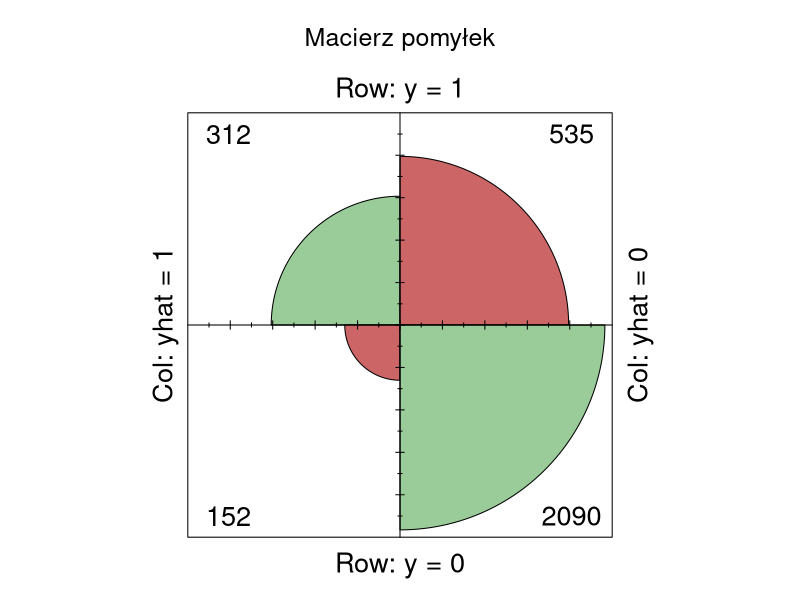
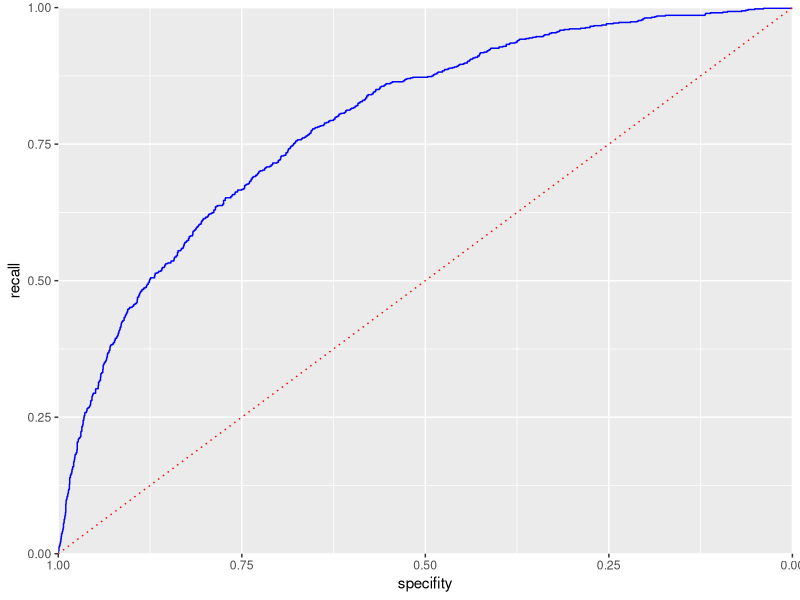
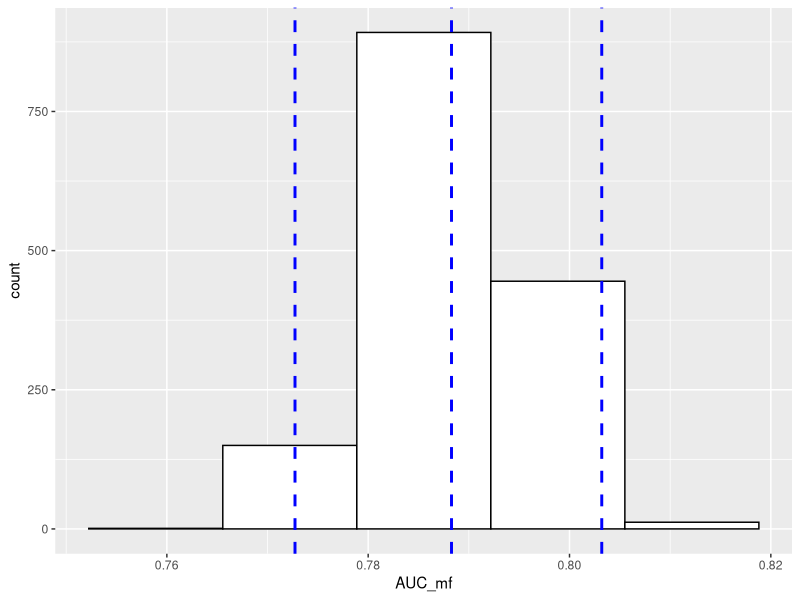

Recreate these plots in R, in order.
## ---- chunk 1
library("readxl")
library("car") # funkcja vif()
library("ggplot2") # wykresy - funkcja ggplot()
library("lmtest") # testy diagnostyczne modeli lm
library("pscl") #pseudo-R2 funkcja pR2()
library("pROC") #funkcje roc, auc
set.seed(1257) #set.seed(NULL) --> usunięcie "ziarna"

knitr::opts_chunk$set(echo = TRUE)
## ---- chunk 2
dane <- read.csv("./dane/po_imputacji.csv", sep=';', encoding = "UTF-8", dec = ',')
dane <- dane[, -c(24)]
## ---- chunk 3
dane$CLAIM_FLAG <- as.factor(dane$CLAIM_FLAG)
dane$HOMEKIDS <- as.factor(dane$HOMEKIDS)
dane$PARENT1 <- as.factor(dane$PARENT1)
dane$MSTATUS <- as.factor(dane$MSTATUS)
dane$GENDER <- as.factor(dane$GENDER)
dane$EDUCATION <- as.factor(dane$EDUCATION)
dane$OCCUPATION <- as.factor(dane$OCCUPATION)
dane$CLM_FREQ <- as.factor(dane$CLM_FREQ)
dane$REVOKED <- as.factor(dane$REVOKED)

dane$URBANICITY <- as.factor(dane$URBANICITY)
dane$RED_CAR <- as.factor(dane$RED_CAR)

# Liczbę punktów zamieniamy na grupy punktowe liczby punktów.
dane$MVR_PTS_GRP <- 0
dane$MVR_PTS_GRP[dane$MVR_PTS < 6] <- 1
dane$MVR_PTS_GRP[(dane$MVR_PTS > 5) & (dane$MVR_PTS < 11)] <- 2
dane$MVR_PTS_GRP[dane$MVR_PTS > 10] <- 3
dane$MVR_PTS_GRP <- as.factor(dane$MVR_PTS_GRP)

##Ad. model 4 - Nisko-wykwalifikowani vs wysoko wykwalifikowani.
dane$OCCUPATION_GRP <- 0

dane$OCCUPATION_GRP[(dane$OCCUPATION=="Blue Collar") | 
                     (dane$OCCUPATION=="Home Maker") | 
                     (dane$OCCUPATION=="Home Maker") | 
                      (dane$OCCUPATION=="Student") ] <- 0

dane$OCCUPATION_GRP[(dane$OCCUPATION=="Clerical") | 
                    (dane$OCCUPATION=="Doctor") | 
                    (dane$OCCUPATION=="Lawyer") | 
                    (dane$OCCUPATION=="Manager") | 
                    (dane$OCCUPATION=="Professional")] <- 1

dane$OCCUPATION_GRP <- as.factor(dane$OCCUPATION_GRP)

## syntentyczna zmienna odległości od wartościo środkowej
dane$AGE_tr <-(dane$AGE - median(dane$AGE))**2

## Wartość domu zamieniamy na zmienną dychotomiczną odnotowującą fakt posiadania domu.
dane$HOME_VAL_D <- 0
dane$HOME_VAL_D[dane$HOME_VAL  == 0] <-0
dane$HOME_VAL_D[dane$HOME_VAL != 0] <- 1
dane$HOME_VAL_D <- as.factor(dane$HOME_VAL_D)

dane <- na.omit(dane)
summary(dane)
sapply(dane, typeof)
## ---- chunk 4
# Losowanie na wczesnym etapie, Podział na dane treningowe i testowe
n <- nrow(dane)
liczby_losowe <- sample(c(1:n), round(0.7*n), replace = FALSE)
dane_uczacy <- dane[liczby_losowe,]
dane_testowy <- dane[-liczby_losowe,]

# Przeliczenie 
table(dane_testowy$CLAIM_FLAG) / nrow(dane_testowy)
table(dane_uczacy$CLAIM_FLAG) / nrow(dane_uczacy)
## ---- chunk 5
cols <- as.vector(colnames(dane[,-c(26,23)]))

for (c in cols[3:length(cols)]){
  
  if (c != 'CLAIM_FLAG'){
  
    m <- glm(as.formula(paste('CLAIM_FLAG', "~", c)), data = dane_uczacy, family = binomial)
    w_test <- waldtest(m)
  
  if (w_test$`Pr(>F)`[2] < 0.05){
      print(paste('istotna',c ,'pvalue:', format(w_test$`Pr(>F)`[2],  scientific = TRUE))[1])  
      
  } else{
      print(paste('nieistotna',c,'pvalue:', round(w_test$`Pr(>F)`[2], 2) ))
  }
  }
  gc() #garbage cleaner
}

## ---- chunk 6
m1 <- glm(CLAIM_FLAG~INCOME, data = dane_uczacy, family = binomial)
summary(m1)
## ---- chunk 7
m2 <- glm(CLAIM_FLAG ~ INCOME + YOJ, data = dane_uczacy, family = binomial)
summary(m2)

## ---- chunk 8
m3 <- glm(CLAIM_FLAG~INCOME+PARENT1, data = dane_uczacy, family = binomial)
summary(m3)
## ---- chunk 9
m4 <- glm(CLAIM_FLAG~INCOME+PARENT1+AGE_tr, data = dane_uczacy, family = binomial)
summary(m4)
## ---- chunk 10
m5 <- glm(CLAIM_FLAG~INCOME+PARENT1+AGE_tr+HOME_VAL_D, data = dane_uczacy, family = binomial)
summary(m5)
## ---- chunk 11
summary(m4)$aic - summary(m5)$aic
## ---- chunk 12
m6 <- glm(CLAIM_FLAG~INCOME+PARENT1+AGE_tr+HOME_VAL_D+MSTATUS, data = dane_uczacy, family = binomial)
summary(m6)
## ---- chunk 13
summary(m5)$aic - summary(m6)$aic
## ---- chunk 14
m7 <- glm(CLAIM_FLAG~INCOME+PARENT1+AGE_tr+HOME_VAL_D+CAR_USE, data = dane_uczacy, family = binomial)
summary(m7)
## ---- chunk 15
summary(m5)$aic - summary(m7)$aic
## ---- chunk 16
m8 <- glm(CLAIM_FLAG~INCOME+PARENT1+AGE_tr+HOME_VAL_D+BLUEBOOK, data = dane_uczacy, family = binomial)
summary(m8)
## ---- chunk 17
summary(m7)$aic - summary(m8)$aic
## ---- chunk 18
m9 <- glm(CLAIM_FLAG~INCOME+PARENT1+AGE_tr+HOME_VAL_D+TIF, data = dane_uczacy, family = binomial)
summary(m9)
## ---- chunk 19
summary(m8)$aic - summary(m9)$aic
## ---- chunk 20
m10 <- glm(CLAIM_FLAG~INCOME+PARENT1+AGE_tr+HOME_VAL_D+CAR_USE+BLUEBOOK+TIF+CAR_TYPE, data = dane_uczacy, family = binomial)
summary(m10)
## ---- chunk 21
summary(m9)$aic - summary(m10)$aic
## ---- chunk 22
m11 <- glm(CLAIM_FLAG~INCOME+PARENT1+AGE_tr+HOME_VAL_D+CAR_USE+BLUEBOOK+TIF+REVOKED, data = dane_uczacy, family = binomial)
summary(m11)
## ---- chunk 23
summary(m10)$aic - summary(m11)$aic
## ---- chunk 24
m12 <- glm(CLAIM_FLAG~INCOME+PARENT1+AGE_tr+HOME_VAL_D+CAR_USE+BLUEBOOK+TIF+REVOKED+CAR_AGE, data = dane_uczacy, family = binomial)
summary(m12)
## ---- chunk 25
summary(m11)$aic - summary(m12)$aic
## ---- chunk 26
m13 <- glm(CLAIM_FLAG~INCOME+PARENT1+AGE_tr+HOME_VAL_D+CAR_USE+BLUEBOOK+TIF+REVOKED+URBANICITY, data = dane_uczacy, family = binomial)
summary(m13)
## ---- chunk 27
summary(m11)$aic - summary(m13)$aic
## ---- chunk 28
m14 <- glm(CLAIM_FLAG~INCOME+PARENT1+AGE_tr+HOME_VAL_D+CAR_USE+BLUEBOOK+TIF+REVOKED+URBANICITY+OCCUPATION_GRP, data = dane_uczacy, family = binomial)
summary(m14)
## ---- chunk 29
summary(m13)$aic - summary(m14)$aic
## ---- chunk 30
m15 <- glm(CLAIM_FLAG~INCOME+PARENT1+AGE_tr+HOME_VAL_D+CAR_USE+BLUEBOOK+TIF+REVOKED+KIDSDRIV, data = dane_uczacy, family = binomial)
summary(m15)
## ---- chunk 31
summary(m13)$aic - summary(m15)$aic
## ---- chunk 32
m16 <- glm(CLAIM_FLAG~INCOME+PARENT1+AGE_tr+HOME_VAL_D+CAR_USE+BLUEBOOK+TIF+REVOKED+HOMEKIDS, data = dane_uczacy, family = binomial)
summary(m16)
## ---- chunk 33
summary(m13)$aic - summary(m16)$aic
## ---- chunk 34

cols <- as.vector(colnames(dane)[6:length(colnames(dane))])

df <- data.frame(matrix(ncol = 5, nrow = 0))
colnames(df) <- c("zmienna_a", "zmienna_b", "Wald_p_v",'Akaike', 'VIF')

istotne = list()
for (i in cols[1:length(cols)]){

  for (j in cols[1:length(cols)]){

    if ((i != 'CLAIM_FLAG') & (j != 'CLAIM_FLAG')){
      if (i != j){
        skip_to_next <- FALSE
        tryCatch(
          m <- glm(as.formula(paste('CLAIM_FLAG', "~INCOME+PARENT1+AGE_tr+HOME_VAL_D+CAR_USE+BLUEBOOK+TIF+CAR_TYPE+REVOKED+URBANICITY+", i, ":", j)), 
                 data = dane_uczacy, family = binomial),
          error = function(w) { skip_to_next <<- TRUE})
        if(skip_to_next) { next }
        ## w pelni skorelowane zmienne przechwytywane
        skip_to_next <- FALSE
        tryCatch(vif_t <- as.numeric(vif(m)[11]),error = function(e) { skip_to_next <<- TRUE})
        if(skip_to_next) { next }
        if ((!is.numeric(vif_t)) | (is.na(vif_t))) { next }
        if (vif_t <= 1.5){
          skip_to_next <- FALSE
          tryCatch(w_test <- waldtest(m), error = function(e) { skip_to_next <<- TRUE})
          if(skip_to_next) { next }
          
          if (w_test$`Pr(>F)`[2] < 0.05){
            #print(paste('istotna',i, j ,'pvalue:', format(w_test$`Pr(>F)`[2],  scientific = TRUE))[1])  
            w_t <- as.numeric(w_test$`Pr(>F)`[2])
            akaike <- as.numeric(m$aic)
            
            df[nrow(df) + 1,] = c(i, j, w_t, akaike, as.numeric(vif_t))

          }else{next}
     } else{next}
    }else{next}
  }
 }
}

## ---- chunk 35
df <- na.omit(df)
# przekonwertowanie zmienych w notacji naukowej na wartosci liczbowe
df$Wald_p_v <- as.numeric(df$Wald_p_v)
df$Akaike <- as.numeric(df$Akaike)
df$VIF <- as.numeric(df$VIF)

# Na podstawie posortowanej tabeli możemy odczytać najlepsze modele z interakcjami.
df[order(df$VIF, df$Akaike), ]
## ---- chunk 36
m17 <- glm(CLAIM_FLAG~INCOME+PARENT1+AGE_tr+HOME_VAL_D+CAR_USE+BLUEBOOK+TIF+REVOKED+URBANICITY+TRAVTIME:MVR_PTS, data = dane_uczacy, family = binomial)
summary(m17)
## ---- chunk 37
summary(m13)$aic - summary(m17)$aic
## ---- chunk 38
summary(m1)$aic - summary(m17)$aic
## ---- chunk 39
report <- data.frame(matrix(ncol = 4, nrow = 0))
colnames(report) <- c('model','kryterium_AIC', 'McFadden_R2', 'Cragg_Uhler_R2')

for (i in seq(1, 17, 1)){
  mname <- paste('m', i, sep="")
  model = eval(parse(text = mname))
  kryterium_AIC <- c(model$aic)
  McFadden<-pR2(model)[4]
  Cragg_Uhler<-pR2(model)[6]
  report[i,] <- c(mname,round(kryterium_AIC,3), round(McFadden,3), round(Cragg_Uhler,3))
}

## Raport zbiorczy dla wszystkim wariantów modeli
report[order(report$kryterium_AIC),]
## ---- chunk 40
pred <- predict(m17, dane_testowy)

pred_y <- as.numeric(pred > 0 )
true_y <- as.numeric(dane_testowy$CLAIM_FLAG)-1

# wskazania prawdziwie pozytywne
true_pos <- (true_y == 1) & (pred_y == 1)
# wskazania prawdziwie negatywne
true_neg <- (true_y == 0) & (pred_y == 0)
#wskazania fałszywie pozytywne
false_pos <- (true_y == 0) & (pred_y == 1)
#wskazania fałszywie negatywne
false_neg <- (true_y==1)&(pred_y==0)
## ---- chunk 41
conf_mat <- matrix(c(sum(true_pos), sum(false_pos),
                    sum(false_neg), sum(true_neg)), 2, 2)

colnames(conf_mat) <-c('yhat = 1', 'yhat = 0')
rownames(conf_mat) <- c('y = 1', 'y = 0')

fourfoldplot(conf_mat, color = c("#CC6666", "#99CC99"),conf.level = 0, margin = 1, main = "Macierz pomyłek")
## ---- chunk 42
accuracy <- (sum(true_pos) + sum(true_neg)) / (length(pred))

error <- (conf_mat[1, 2] + conf_mat[2,1]) / (length(pred))

recall <- conf_mat[1, 1] / (conf_mat[1,1]+ conf_mat[2,1])

specifity <- conf_mat[2, 2] / (conf_mat[1,2]+ conf_mat[2,2])

ppv <- 100*conf_mat[1,1]/(conf_mat[1,1]+ conf_mat[1,2])
npv <- 100*conf_mat[2,2]/(conf_mat[2,1]+ conf_mat[2,2])

df <- data.frame(matrix(ncol = 6, nrow = 0))
colnames(df) <- c('błąd', "dokładność", "czułość", 'specyficzność', 'PPV', 'NPV')
df[1,] = c(error, accuracy, recall, specifity, ppv,npv)
round(df,3)
## ---- chunk 43
idx <- order(-pred)
recall <- cumsum(true_y[idx]==1)/sum(true_y == 1)
specifity <- (sum(true_y == 0 ) - cumsum(true_y[idx] == 0)) / sum(true_y == 0)

roc_df <- data.frame(recall = recall, specifity=specifity)

ggplot(roc_df, aes(x=specifity, y=recall)) +
  geom_line(color='blue') +
  scale_x_reverse(expand = c(0, 0))+
  scale_y_continuous(expand=c(0,0))+
  geom_line(data=data.frame(x=(0:100)/100), 
            aes(x=x, y=1-x),
            linetype='dotted',
            color='red')
## ---- chunk 44

sum(roc_df$recall[-1] * diff(1 - roc_df$specifity))
## ---- chunk 45
AUC_mf <-c()
set.seed(NULL)
for (i in seq(1,1500,1)){

  n <- nrow(dane)
  liczby_losowe <- sample(c(1:n), round(0.7*n), replace = FALSE)
  
  dane_uczacy <- dane[liczby_losowe,]
  dane_testowy <- dane[-liczby_losowe,]
  
  mf <- glm(CLAIM_FLAG~INCOME+PARENT1+AGE_tr+HOME_VAL_D+CAR_USE+BLUEBOOK+TIF+REVOKED+URBANICITY+TRAVTIME:MVR_PTS,
             data = dane_uczacy, family = binomial)

  pred <- predict(mf, dane_testowy)
  
  pred_y <- as.numeric(pred > 0.0 )
  true_y <- as.numeric(dane_testowy$CLAIM_FLAG)-1

  idx <- order(-pred)
  recall <- cumsum(true_y[idx]==1)/sum(true_y == 1)
  specifity <- (sum(true_y == 0 ) - cumsum(true_y[idx] == 0)) / sum(true_y == 0)
  roc_df <- data.frame(recall = recall, specifity=specifity)

  AUC <- sum(roc_df$recall[-1] * diff(1 - roc_df$specifity))
  AUC_mf <- append(AUC_mf, AUC)
}

beta = 0.95
p = ((1.0-beta)/2.0)
lower <- max(0.0, quantile(unlist(AUC_mf), p))

p = (beta+ ((1.0-beta)/2.0))
upper = min(1.0, quantile(unlist(AUC_mf), p))

AUC_mf <- as.data.frame(AUC_mf)

##plot
ggplot(AUC_mf, aes(AUC_mf)) + 
 geom_histogram(bins=5,colour="black", fill="white")+

  geom_vline(aes(xintercept=mean(unlist(AUC_mf))),
            color="blue", linetype="dashed", size=1) + 

  geom_vline(aes(xintercept=lower),
            color="blue", linetype="dashed", size=1) +

  geom_vline(aes(xintercept=upper),
            color="blue", linetype="dashed", size=1)



## ---- chunk 46
print(paste(beta*100,'% przedział ufności miary AUC:', 
            round(lower*100,2), 'and', round(upper*100,2), 'ze średnią AUC:',round(mean(unlist(AUC_mf)),2)))
